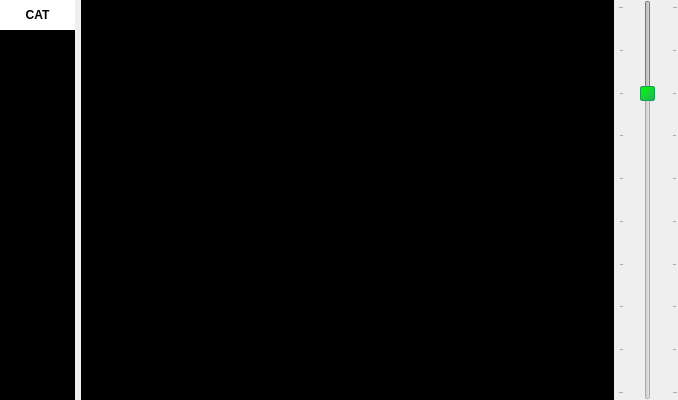
      <widget class="QFrame" name="frame_5">
       <property name="sizePolicy">
        <sizepolicy hsizetype="Preferred" vsizetype="Preferred">
         <horstretch>0</horstretch>
         <verstretch>2</verstretch>
        </sizepolicy>
       </property>
       <property name="frameShape">
        <enum>QFrame::NoFrame</enum>
       </property>
       <property name="frameShadow">
        <enum>QFrame::Plain</enum>
       </property>
       <layout class="QVBoxLayout" name="verticalLayout_14">
        <property name="spacing">
         <number>4</number>
        </property>
        <property name="leftMargin">
         <number>0</number>
        </property>
        <property name="topMargin">
         <number>0</number>
        </property>
        <property name="rightMargin">
         <number>0</number>
        </property>
        <property name="bottomMargin">
         <number>0</number>
        </property>
        <item>
         <widget class="QWidget" name="bandHorizontalWidget" native="true">
          <layout class="QHBoxLayout" name="horizontalLayoutBand">
           <property name="spacing">
            <number>0</number>
           </property>
           <property name="leftMargin">
            <number>0</number>
           </property>
           <property name="topMargin">
            <number>0</number>
           </property>
           <property name="rightMargin">
            <number>0</number>
           </property>
           <property name="bottomMargin">
            <number>0</number>
           </property>
           <item>
            <layout class="QVBoxLayout" name="verticalLayout_13">
             <property name="spacing">
              <number>0</number>
             </property>
             <item>
              <widget class="QFrame" name="frame_4">
               <property name="minimumSize">
                <size>
                 <width>0</width>
                 <height>0</height>
                </size>
               </property>
               <property name="frameShape">
                <enum>QFrame::NoFrame</enum>
               </property>
               <property name="frameShadow">
                <enum>QFrame::Plain</enum>
               </property>
               <layout class="QHBoxLayout" name="horizontalLayout_4">
                <property name="spacing">
                 <number>0</number>
                </property>
                <property name="leftMargin">
                 <number>0</number>
                </property>
                <property name="topMargin">
                 <number>0</number>
                </property>
                <property name="rightMargin">
                 <number>6</number>
                </property>
                <property name="bottomMargin">
                 <number>0</number>
                </property>
                <item>
                 <widget class="QFrame" name="frame_3">
                  <property name="minimumSize">
                   <size>
                    <width>0</width>
                    <height>0</height>
                   </size>
                  </property>
                  <property name="frameShape">
                   <enum>QFrame::NoFrame</enum>
                  </property>
                  <property name="frameShadow">
                   <enum>QFrame::Plain</enum>
                  </property>
                  <layout class="QVBoxLayout" name="verticalLayout_11">
                   <property name="spacing">
                    <number>0</number>
                   </property>
                   <property name="leftMargin">
                    <number>0</number>
                   </property>
                   <property name="topMargin">
                    <number>0</number>
                   </property>
                   <property name="rightMargin">
                    <number>0</number>
                   </property>
                   <property name="bottomMargin">
                    <number>0</number>
                   </property>
                   <item>
                    <widget class="QPushButton" name="readFreq">
                     <property name="enabled">
                      <bool>false</bool>
                     </property>
                     <property name="sizePolicy">
                      <sizepolicy hsizetype="Expanding" vsizetype="Fixed">
                       <horstretch>0</horstretch>
                       <verstretch>0</verstretch>
                      </sizepolicy>
                     </property>
                     <property name="minimumSize">
                      <size>
                       <width>40</width>
                       <height>30</height>
                      </size>
                     </property>
                     <property name="maximumSize">
                      <size>
                       <width>16777215</width>
                       <height>16777215</height>
                      </size>
                     </property>
                     <property name="visible">
                      <bool>true</bool>
                     </property>
                     <property name="toolTip">
                      <string>&lt;html&gt;&lt;head/&gt;&lt;body&gt;&lt;p&gt;If orange or red there has been a rig control failure, click to reset and read the dial frequency.  S implies split mode.&lt;/p&gt;&lt;/body&gt;&lt;/html&gt;</string>
                     </property>
                     <property name="styleSheet">
                      <string notr="true">QPushButton {
font-family: helvetica;
font-size: 9pt;
font-weight: bold;
background-color: white;
color: black;
border-style: solid;
border-width:0px;
border-color: gray;
min-width:40px;
min-height:30px;
}
QPushButton[state=&quot;error&quot;] {
background-color: red;
}
QPushButton[state=&quot;warning&quot;] {
background-color: orange;
}
QPushButton[state=&quot;ok&quot;] {
background-color: #00ff00;
}</string>
                     </property>
                     <property name="text">
                      <string>CAT</string>
                     </property>
                    </widget>
                   </item>
                   <item>
                    <widget class="SignalMeter" name="signal_meter_widget">
                     <property name="sizePolicy">
                      <sizepolicy hsizetype="MinimumExpanding" vsizetype="MinimumExpanding">
                       <horstretch>1</horstretch>
                       <verstretch>1</verstretch>
                      </sizepolicy>
                     </property>
                     <property name="minimumSize">
                      <size>
                       <width>75</width>
                       <height>0</height>
                      </size>
                     </property>
                     <property name="maximumSize">
                      <size>
                       <width>16777215</width>
                       <height>16777215</height>
                      </size>
                     </property>
                     <property name="toolTip">
                      <string>&lt;html&gt;&lt;head/&gt;&lt;body&gt;&lt;p&gt;30dB recommended when only noise present&lt;br/&gt;Green when good&lt;br/&gt;Red when clipping may occur&lt;br/&gt;Yellow when too low&lt;/p&gt;&lt;/body&gt;&lt;/html&gt;</string>
                     </property>
                     <property name="styleSheet">
                      <string notr="true">background-color:black;</string>
                     </property>
                     <property name="frameShape">
                      <enum>QFrame::NoFrame</enum>
                     </property>
                     <property name="frameShadow">
                      <enum>QFrame::Plain</enum>
                     </property>
                    </widget>
                   </item>
                  </layout>
                 </widget>
                </item>
               </layout>
              </widget>
             </item>
            </layout>
           </item>
           <item>
            <widget class="QMdiArea" name="mdiArea">
             <property name="sizePolicy">
              <sizepolicy hsizetype="Expanding" vsizetype="Minimum">
               <horstretch>10</horstretch>
               <verstretch>0</verstretch>
              </sizepolicy>
             </property>
             <property name="minimumSize">
              <size>
               <width>0</width>
               <height>50</height>
              </size>
             </property>
             <property name="frameShadow">
              <enum>QFrame::Plain</enum>
             </property>
             <property name="background">
              <brush brushstyle="SolidPattern">
               <color alpha="255">
                <red>0</red>
                <green>0</green>
                <blue>0</blue>
               </color>
              </brush>
             </property>
            </widget>
           </item>
           <item>
            <layout class="QVBoxLayout" name="verticalLayout_9">
             <property name="leftMargin">
              <number>4</number>
             </property>
             <item>
              <widget class="QSlider" name="outAttenuation">
               <property name="sizePolicy">
                <sizepolicy hsizetype="Fixed" vsizetype="Expanding">
                 <horstretch>1</horstretch>
                 <verstretch>0</verstretch>
                </sizepolicy>
               </property>
               <property name="minimumSize">
                <size>
                 <width>60</width>
                 <height>0</height>
                </size>
               </property>
               <property name="font">
                <font>
                 <pointsize>16</pointsize>
                </font>
               </property>
               <property name="toolTip">
                <string>Adjust Tx audio level</string>
               </property>
               <property name="styleSheet">
                <string notr="true">QSlider {
selection-background-color: rgb(170, 170, 170);
}

QSlider::groove:vertical{
width:60px;
/*background-color:transparent;*/
}

QSlider::handle:vertical {
background: qlineargradient(x1:0, y1:0, x2:1, y2:1, stop:0 #00FF00, stop:1 #27ae60);
border:1px solid #179e50;
width:30px;
height:30px;
margin:-2px -8px;
border-radius:2px;
}

QSlider::handle:vertical:hover {
background: qlineargradient(x1:0, y1:0, x2:1, y2:1, stop:0 #2ecc71, stop:1 #00FF00);
}</string>
               </property>
               <property name="maximum">
                <number>450</number>
               </property>
               <property name="value">
                <number>100</number>
               </property>
               <property name="orientation">
                <enum>Qt::Vertical</enum>
               </property>
               <property name="invertedAppearance">
                <bool>true</bool>
               </property>
               <property name="invertedControls">
                <bool>true</bool>
               </property>
               <property name="tickPosition">
                <enum>QSlider::TicksBothSides</enum>
               </property>
               <property name="tickInterval">
                <number>50</number>
               </property>
              </widget>
             </item>
            </layout>
           </item>
          </layout>
         </widget>
        </item>
       </layout>
      </widget>
